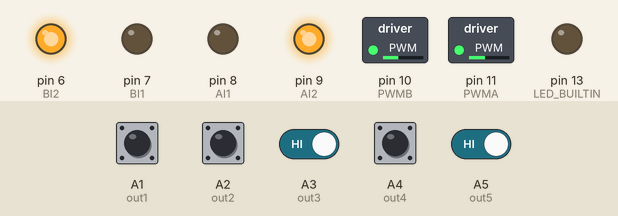
Bench run of a sketch on a simulated Arduino Uno, built with avr-gcc and run on an emulated ATmega328P. Parts: switched loads named in the sketch (green lamp = pin HIGH), output pins drawn as LEDs (lit = HIGH). The inputs (shaded band) are chosen by the test bench; at power-on: A1 (out1), A2 (out2), A3 (out3), A4 (out4), A5 (out5) HIGH.

Above: at 1.7 s.
1.8 s: A1 (out1) pulled LOW for 0.15 s
At 2.7 s:
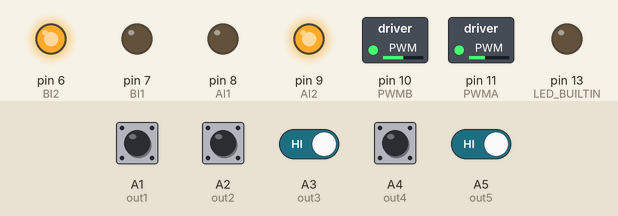
3.4 s: A2 (out2) pulled LOW for 0.15 s
At 3.9 s:
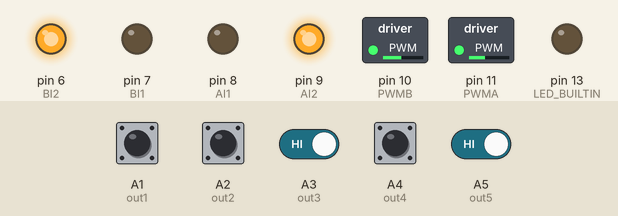
5.0 s: A4 (out4) pulled LOW for 0.15 s
At 6.2 s:
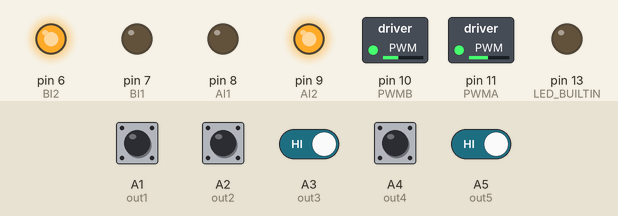
6.6 s: A1 (out1) pulled LOW for 1 s
At 7.6 s:
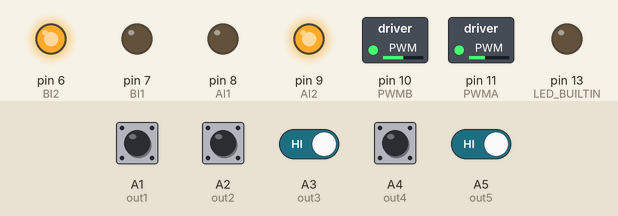
9.1 s: A2 (out2) pulled LOW for 1 s
At 9.4 s:
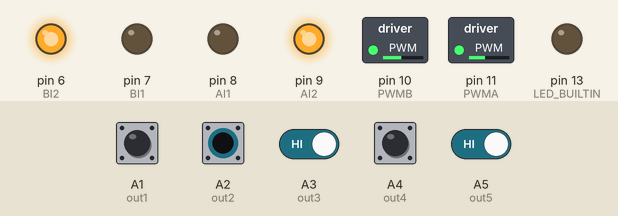
11.6 s: A1 (out1) driven LOW and A2 (out2) driven LOW and A3 (out3) driven LOW and A4 (out4) driven LOW and A5 (out5) driven LOW
At 12.5 s:
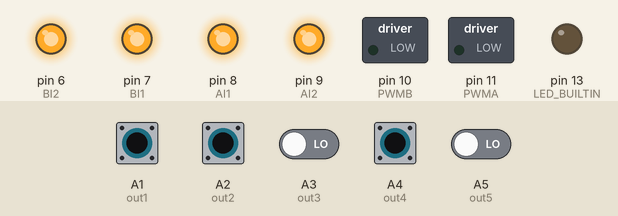
Timing chart, 0 to 14.1 s (numbered marks = the images above; inputs shaded):
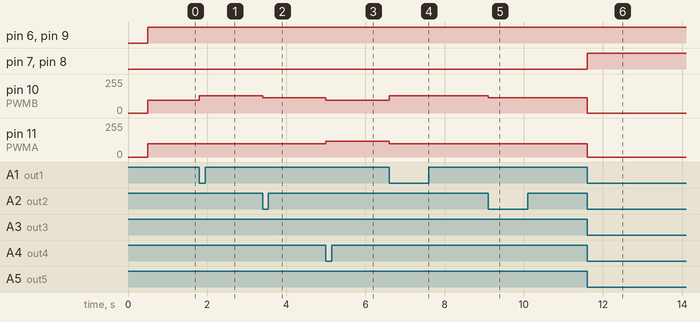

The sketch:

Line_follower_Digital.ino
```cpp
//Line follower GPIOs
const uint8_t out1 = A1;
const uint8_t out2 = A2;
const uint8_t out3 = A3;
const uint8_t out4 = A4;
const uint8_t out5 = A5;
int sensors[] = {out1, out2, out3, out4, out5};
String digital_input;

//Motor driver GPIOs -- TB6612FNG
const uint8_t PWMA = 11;
const uint8_t PWMB = 10;
const uint8_t AI2 = 9;
const uint8_t AI1 = 8;
const uint8_t BI1 = 7;
const uint8_t BI2 = 6;

//global variables
int default_speed = 100;      //Change the default speed for the robot throughout the maze
int speedL;
int speedR;
const int OffsetA = -1;        //change to -1 to reverse direction
const int OffsetB = -1;        //change to -1 to reverse direction
bool stop = false;

//Functions
void GPIO_configuration();              //Configuring GPIO Modes
void sensor_read();                     //Read inputs from the Line follower arrays
void motor_left_speed (int speedL);     //Control left motor -- connected to channel A
void motor_right_speed (int speedR);    //Control right motor -- connected to channel B
void motors_stop();                     //Stop the motor -- High impedance mode instead of short brake

//Setup
void setup() {
  // put your setup code here, to run once:
  Serial.begin(115200);
  GPIO_configuration();
  sensor_read();
  speedL = default_speed;
  speedR = default_speed;
  delay(500);
}

void loop() {
  // put your main code here, to run repeatedly:
  sensor_read();
  //Serial.println (digital_input);
  if (digital_input == "11011" || digital_input == "10001") {
    speedL = default_speed, speedR = default_speed;
  }
  else if (digital_input == "10111" || digital_input == "10011") {
    speedL = default_speed, speedR = default_speed+20;
  }
  else if (digital_input == "11101" || digital_input == "11001") {
    speedL = default_speed+20, speedR = default_speed;
  }
  else if (digital_input == "01111" || digital_input == "00111") {
    speedL = default_speed, speedR = default_speed+35;
  }
  else if (digital_input == "01111" || digital_input == "00111") {
    speedL = default_speed+35, speedR = default_speed;
  }
  else if (digital_input == "00000") {
    speedL = 0, speedR = 0;
  }

  if (!stop) {
    motor_left_speed(speedL);
    motor_right_speed(speedR*0.96);
  }
  else {motors_stop();}

  delay(2);
}

void GPIO_configuration()
{ //Configuring GPIO Modes
  pinMode (out1, INPUT_PULLUP);
  pinMode (out2, INPUT_PULLUP);
  pinMode (out3, INPUT_PULLUP);
  pinMode (out4, INPUT_PULLUP);
  pinMode (out5, INPUT_PULLUP);

  pinMode (PWMA, OUTPUT);
  pinMode (PWMB, OUTPUT);
  pinMode (AI1, OUTPUT);
  pinMode (AI2, OUTPUT);
  pinMode (BI1, OUTPUT);
  pinMode (BI2, OUTPUT);
  pinMode (LED_BUILTIN, OUTPUT);
}

void sensor_read() {
  String inputs = "";
  for (int i = 0; i <= 4; i++) {
    inputs += String(digitalRead(sensors[i]));
  }
  digital_input = inputs;
}

void motor_left_speed (int speedL) {
  int input1, input2;
  if (OffsetA == 1) {input1 = AI1, input2 = AI2;}
  else {input1 = AI2, input2 = AI1;}

  if (speedL == 0) {
    digitalWrite (input1, HIGH);
    digitalWrite (input2, HIGH);
  }
  else if (speedL > 0) {
    digitalWrite (input1, HIGH);
    digitalWrite (input2, LOW);
  }
  else {
    digitalWrite (input1, LOW);
    digitalWrite (input2, HIGH);
  }

  analogWrite (PWMA, abs(speedL));
  return;
}

void motor_right_speed (int speedR) {
  int input1, input2;
  if (OffsetA == 1) {input1 = BI1, input2 = BI2;}
  else {input1 = BI2, input2 = BI1;}

  if (speedL == 0) {
    digitalWrite (input1, HIGH);
    digitalWrite (input2, HIGH);
  }
  else if (speedL > 0) {
    digitalWrite (input1, HIGH);
    digitalWrite (input2, LOW);
  }
  else {
    digitalWrite (input1, LOW);
    digitalWrite (input2, HIGH);
  }

  analogWrite (PWMB, abs(speedR));
  return;
}

void motors_stop() {
  digitalWrite (AI1, LOW);
  digitalWrite (AI2, LOW);
  digitalWrite (BI1, LOW);
  digitalWrite (BI2, LOW);
}
```

Measured:
- after the input at 1.8 s, pin 10 (PWMB): 96/255 → 129/255 at once
- after the input at 3.4 s, pin 10 (PWMB): 129/255 → 115/255 at once
- after the input at 5.0 s, pin 10 (PWMB): 115/255 → 96/255 at once; pin 11 (PWMA): 100/255 → 120/255 at once
- after the input at 6.6 s, pin 10 (PWMB): 96/255 → 129/255 at once; pin 11 (PWMA): 120/255 → 100/255 at once
- after the input at 9.1 s, pin 10 (PWMB): 129/255 → 115/255 at once
- after the input at 11.6 s, pin 7 (BI1), pin 8 (AI1): LOW → HIGH at once; pin 10 (PWMB): 115/255 → 0/255 at once; pin 11 (PWMA): 100/255 → 0/255 at once
